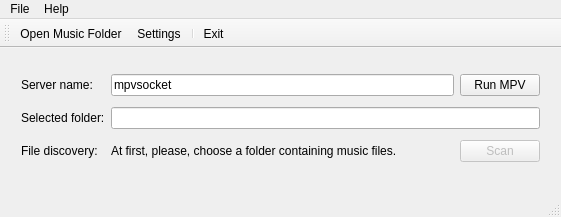
<?xml version="1.0" encoding="UTF-8"?>
<ui version="4.0">
 <class>Interface</class>
 <widget class="QMainWindow" name="Interface">
  <property name="geometry">
   <rect>
    <x>0</x>
    <y>0</y>
    <width>561</width>
    <height>217</height>
   </rect>
  </property>
  <property name="windowTitle">
   <string>Interface</string>
  </property>
  <property name="toolTip">
   <string>&lt;html&gt;&lt;head/&gt;&lt;body&gt;&lt;p&gt;&lt;br/&gt;&lt;/p&gt;&lt;/body&gt;&lt;/html&gt;</string>
  </property>
  <widget class="QWidget" name="centralWidget">
   <widget class="QWidget" name="gridLayoutWidget">
    <property name="geometry">
     <rect>
      <x>10</x>
      <y>10</y>
      <width>541</width>
      <height>121</height>
     </rect>
    </property>
    <layout class="QGridLayout" name="gridLayout">
     <item row="0" column="1">
      <widget class="QLineEdit" name="serverName">
       <property name="text">
        <string>mpvsocket</string>
       </property>
      </widget>
     </item>
     <item row="2" column="2">
      <widget class="QPushButton" name="buttonScanMusicFolder">
       <property name="enabled">
        <bool>false</bool>
       </property>
       <property name="text">
        <string>Scan</string>
       </property>
       <property name="icon">
        <iconset resource="ressources.qrc">
         <normaloff>:/Server/16/system-search.png</normaloff>:/Server/16/system-search.png</iconset>
       </property>
       <property name="shortcut">
        <string>Ctrl+D</string>
       </property>
      </widget>
     </item>
     <item row="2" column="0">
      <widget class="QLabel" name="labelFileDiscoveryCaption">
       <property name="text">
        <string>File discovery:</string>
       </property>
      </widget>
     </item>
     <item row="2" column="1">
      <widget class="QLabel" name="labelFileDiscoveryResults">
       <property name="text">
        <string>At first, please, choose a folder containing music files.</string>
       </property>
      </widget>
     </item>
     <item row="1" column="1" colspan="2">
      <widget class="QLineEdit" name="editSelectedFolder">
       <property name="readOnly">
        <bool>true</bool>
       </property>
      </widget>
     </item>
     <item row="1" column="0">
      <widget class="QLabel" name="labelSelectedFolderCaption">
       <property name="text">
        <string>Selected folder:</string>
       </property>
      </widget>
     </item>
     <item row="0" column="2">
      <widget class="QPushButton" name="runMpvServer">
       <property name="text">
        <string>Run MPV</string>
       </property>
      </widget>
     </item>
     <item row="0" column="0">
      <widget class="QLabel" name="labelServerName">
       <property name="text">
        <string>Server name:</string>
       </property>
      </widget>
     </item>
    </layout>
   </widget>
  </widget>
  <widget class="QMenuBar" name="menuBar">
   <property name="geometry">
    <rect>
     <x>0</x>
     <y>0</y>
     <width>561</width>
     <height>22</height>
    </rect>
   </property>
   <widget class="QMenu" name="menuFile">
    <property name="title">
     <string>File</string>
    </property>
    <addaction name="actionChooseFolder"/>
    <addaction name="actionSettings"/>
    <addaction name="separator"/>
    <addaction name="actionExit"/>
   </widget>
   <widget class="QMenu" name="menuHelp">
    <property name="title">
     <string>Help</string>
    </property>
    <addaction name="actionAbout"/>
   </widget>
   <addaction name="menuFile"/>
   <addaction name="menuHelp"/>
  </widget>
  <widget class="QToolBar" name="mainToolBar">
   <attribute name="toolBarArea">
    <enum>TopToolBarArea</enum>
   </attribute>
   <attribute name="toolBarBreak">
    <bool>false</bool>
   </attribute>
   <addaction name="menuOpenMusicFolder"/>
   <addaction name="menuSettings"/>
   <addaction name="separator"/>
   <addaction name="menuExit"/>
  </widget>
  <widget class="QStatusBar" name="statusBar"/>
  <action name="menuOpenMusicFolder">
   <property name="icon">
    <iconset resource="ressources.qrc">
     <normaloff>:/Server/folder-open.png</normaloff>:/Server/folder-open.png</iconset>
   </property>
   <property name="text">
    <string>Open Music Folder</string>
   </property>
   <property name="toolTip">
    <string>Opens selected folder and scans it for music.</string>
   </property>
   <property name="shortcut">
    <string>Ctrl+O</string>
   </property>
  </action>
  <action name="menuSettings">
   <property name="icon">
    <iconset resource="ressources.qrc">
     <normaloff>:/Server/system-run.png</normaloff>:/Server/system-run.png</iconset>
   </property>
   <property name="text">
    <string>Settings</string>
   </property>
   <property name="toolTip">
    <string>Shows settings dialog.</string>
   </property>
  </action>
  <action name="menuExit">
   <property name="icon">
    <iconset resource="ressources.qrc">
     <normaloff>:/Server/system-log-out.png</normaloff>:/Server/system-log-out.png</iconset>
   </property>
   <property name="text">
    <string>Exit</string>
   </property>
   <property name="toolTip">
    <string>Terminates the music server instance.</string>
   </property>
   <property name="shortcut">
    <string>Ctrl+Q</string>
   </property>
  </action>
  <action name="actionChooseFolder">
   <property name="text">
    <string>Choose folder...</string>
   </property>
   <property name="shortcut">
    <string>Ctrl+O</string>
   </property>
  </action>
  <action name="actionSettings">
   <property name="text">
    <string>Settings</string>
   </property>
  </action>
  <action name="actionExit">
   <property name="text">
    <string>Exit</string>
   </property>
   <property name="shortcut">
    <string>Ctrl+Q</string>
   </property>
  </action>
  <action name="actionAbout">
   <property name="text">
    <string>About</string>
   </property>
   <property name="shortcut">
    <string>F1</string>
   </property>
  </action>
 </widget>
 <layoutdefault spacing="6" margin="11"/>
 <resources>
  <include location="ressources.qrc"/>
 </resources>
 <connections/>
</ui>
